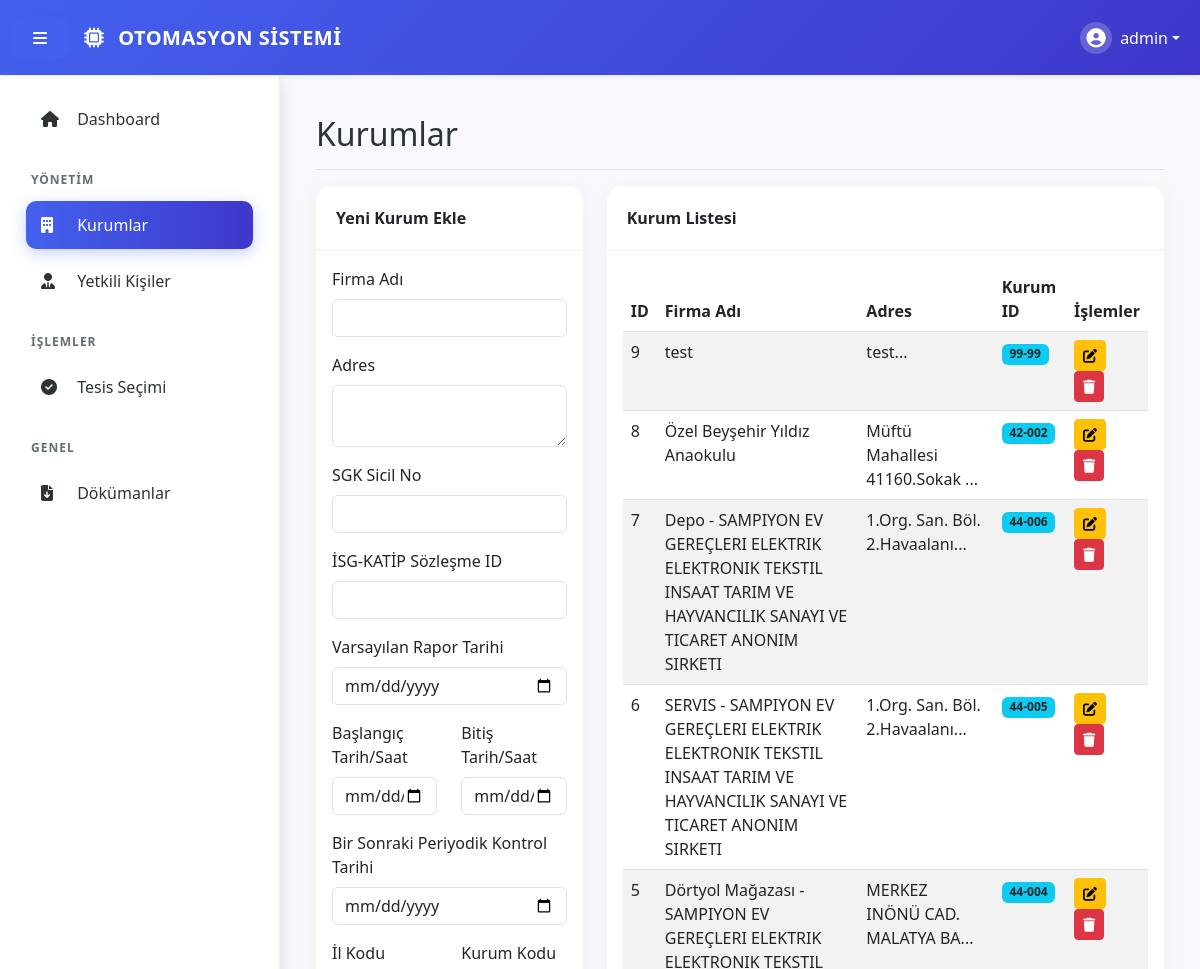
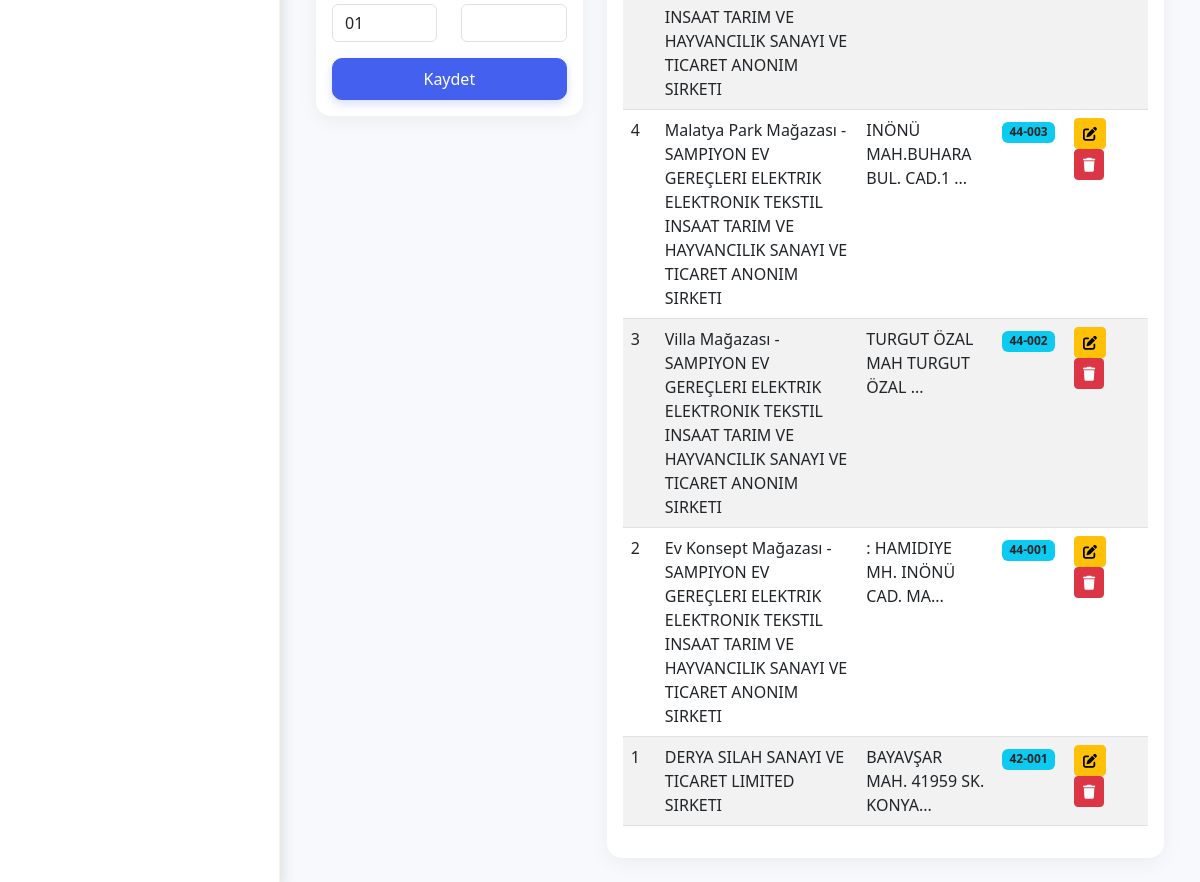
/pages/kurumlar.php (signed in), run on the app's committed database (2 pictures, top to bottom).
### tables this page shows
CREATE TABLE `institutions` (
  `id` int(11) NOT NULL,
  `user_id` int(11) NOT NULL,
  `firma_adi` varchar(255) NOT NULL,
  `adresi` text DEFAULT NULL,
  `sgk_sicil_no` varchar(50) DEFAULT NULL,
  `il_kodu` varchar(2) NOT NULL DEFAULT '01',
  `kurum_kodu` varchar(3) NOT NULL,
  `created_at` timestamp NOT NULL DEFAULT current_timestamp(),
  `isg_katip_id` varchar(255) DEFAULT NULL,
  `report_date` date DEFAULT NULL,
  `start_date` datetime DEFAULT NULL,
  `end_date` datetime DEFAULT NULL,
  `next_control_date` date DEFAULT NULL
);

### pages/kurumlar.php (the view, shortened to what this page needs)
<?php
require_once '../includes/db.php';
$editMode = false;
$institution = [
    'firma_adi' => '',
    'adresi' => '',
    'sgk_sicil_no' => '',
    'il_kodu' => '01',
    'kurum_kodu' => '',
    'isg_katip_id' => '',
    'report_date' => '',
    'start_date' => '',
    'end_date' => '',
    'next_control_date' => ''
];
include '../includes/header.php';
?>
<div class="d-flex justify-content-between flex-wrap flex-md-nowrap align-items-center pt-3 pb-2 mb-3 border-bottom">
    <h1 class="h2">Kurumlar</h1>
</div>
<div class="row">
    <div class="col-md-4">
        <div class="card">
            <div class="card-header">
                <?php echo $editMode ? 'Kurum Düzenle' : 'Yeni Kurum Ekle'; ?>
            </div>
            <div class="card-body">
                <form method="POST" action="">
                    <div class="mb-3">
                        <label class="form-label">Firma Adı</label>
                        <input type="text" class="form-control" name="firma_adi"
                            value="<?php echo $institution['firma_adi']; ?>" required>
                    </div>
                    <div class="mb-3">
                        <label class="form-label">Adres</label>
                        <textarea class="form-control" name="adresi"
                            required><?php echo $institution['adresi']; ?></textarea>
                    </div>
                    <div class="mb-3">
                        <label class="form-label">SGK Sicil No</label>
                        <input type="text" class="form-control" name="sgk_sicil_no"
                            value="<?php echo $institution['sgk_sicil_no']; ?>">
                    </div>
                    <div class="mb-3">
                        <label class="form-label">İSG-KATİP Sözleşme ID</label>
                        <input type="text" class="form-control" name="isg_katip_id"
                            value="<?php echo $institution['isg_katip_id']; ?>">
                    </div>
                    <div class="mb-3">
                        <label class="form-label">Varsayılan Rapor Tarihi</label>
                        <input type="date" class="form-control" name="report_date"
                            value="<?php echo $institution['report_date']; ?>">
                    </div>
                    <div class="row">
                        <div class="col-md-6 mb-3">
                            <label class="form-label">Başlangıç Tarih/Saat</label>
                            <input type="datetime-local" class="form-control" name="start_date"
                                value="<?php echo $institution['start_date'] ? date('Y-m-d\TH:i', strtotime($institution['start_date'])) : ''; ?>">
                        </div>
                        <div class="col-md-6 mb-3">
                            <label class="form-label">Bitiş Tarih/Saat</label>
                            <input type="datetime-local" class="form-control" name="end_date"
                                value="<?php echo $institution['end_date'] ? date('Y-m-d\TH:i', strtotime($institution['end_date'])) : ''; ?>">
                        </div>
                    </div>
                    <div class="mb-3">
                        <label class="form-label">Bir Sonraki Periyodik Kontrol Tarihi</label>
                        <input type="date" class="form-control" name="next_control_date"
                            value="<?php echo $institution['next_control_date']; ?>">
                    </div>
                    <div class="row">
                        <div class="col-md-6 mb-3">
                            <label class="form-label">İl Kodu</label>
                            <input type="text" class="form-control" name="il_kodu"
                                value="<?php echo $institution['il_kodu']; ?>" maxlength="2" required>
                        </div>
                        <div class="col-md-6 mb-3">
                            <label class="form-label">Kurum Kodu</label>
                            <input type="text" class="form-control" name="kurum_kodu"
                                value="<?php echo $institution['kurum_kodu']; ?>" maxlength="3" required>
                        </div>
                    </div>
                    <button type="submit" class="btn btn-primary w-100">
                        <?php echo $editMode ? 'Güncelle' : 'Kaydet'; ?>
                    </button>
                </form>
            </div>
        </div>
    </div>
    <div class="col-md-8">
        <div class="card">
            <div class="card-header">Kurum Listesi</div>
            <div class="card-body">
                <div class="table-responsive">
                    <table class="table table-striped table-hover">
                        <thead>
                            <tr>
                                <th>ID</th>
                                <th>Firma Adı</th>
                                <th>Adres</th>
                                <th>Kurum ID</th>
                                <th>İşlemler</th>
                            </tr>
                        </thead>
                        <tbody>
                            <?php
                            $stmt = $pdo->prepare("SELECT * FROM institutions WHERE user_id = ? ORDER BY id DESC");
                            $stmt->execute([$_SESSION['user_id']]);
                            while ($row = $stmt->fetch()):
                                ?>
                                <tr>
                                    <td>
                                        <?php echo $row['id']; ?>
                                    </td>
                                    <td>
                                        <?php echo htmlspecialchars($row['firma_adi']); ?>
                                    </td>
                                    <td title="<?php echo htmlspecialchars($row['adresi']); ?>">
                                        <?php echo htmlspecialchars(substr($row['adresi'], 0, 30)) . '...'; ?>
                                    </td>
                                    <td><span class="badge bg-info text-dark">
                                            <?php echo $row['il_kodu'] . '-' . $row['kurum_kodu']; ?>
                                        </span></td>
                                    <td>
                                        <a href="?edit=<?php echo $row['id']; ?>" class="btn btn-sm btn-warning"><i
                                                class="fas fa-edit"></i></a>
                                        <a href="?delete=<?php echo $row['id']; ?>" class="btn btn-sm btn-danger"
                                            onclick="return confirm('Silmek istediğinize emin misiniz?')"><i
                                                class="fas fa-trash"></i></a>
                                    </td>
                                </tr>
                            <?php endwhile; ?>
                        </tbody>
                    </table>
                </div>
            </div>
        </div>
    </div>
</div>
<?php include '../includes/footer.php'; ?>

### assets/css/style.css (style rules this page uses)
:root { --primary-color: #4361ee; --secondary-color: #3f37c9; --bg-light: #f8f9fc; --sidebar-bg: #ffffff; --text-main: #2d3436; --text-muted: #636e72; --nav-height: 75px; --sidebar-width: 280px; }
body { font-family: 'Segoe UI', Roboto, Helvetica, Arial, sans-serif; background-color: var(--bg-light); color: var(--text-main); overflow-x: hidden; }
body.logged-in { padding-top: var(--nav-height); }
.card { border: none; border-radius: 15px; box-shadow: 0 5px 20px rgba(0, 0, 0, 0.05); transition: transform 0.3s; }
.card-header { background-color: transparent; border-bottom: 1px solid rgba(0, 0, 0, 0.05); padding: 1.25rem; font-weight: 600; }
.btn-primary { background-color: var(--primary-color); border-color: var(--primary-color); border-radius: 10px; padding: 8px 20px; font-weight: 500; box-shadow: 0 4px 10px rgba(67, 97, 238, 0.2); }

### data on the page
institutions: id "9", firma_adi "test", adresi "test", il_kodu "99", kurum_kodu "99"
institutions: id "8", firma_adi "Özel Beyşehir Yıldız Anaokulu", adresi "Müftü Mahallesi 41160.Sokak", il_kodu "42", kurum_kodu "002"
institutions: id "7", firma_adi "Depo - SAMPIYON EV GEREÇLERI ELEKTRIK ELEKTRONIK TEKSTIL INSAAT TARIM VE HAYVANCILIK SANAYI VE TICARET ANONIM SIRKETI", adresi "1.Org. San. Böl. 2.Havaalanı", il_kodu "44", kurum_kodu "006"
institutions: id "6", firma_adi "SERVIS - SAMPIYON EV GEREÇLERI ELEKTRIK ELEKTRONIK TEKSTIL INSAAT TARIM VE HAYVANCILIK SANAYI VE TICARET ANONIM SIRKETI", adresi "1.Org. San. Böl. 2.Havaalanı", il_kodu "44", kurum_kodu "005"
institutions: id "5", firma_adi "Dörtyol Mağazası - SAMPIYON EV GEREÇLERI ELEKTRIK ELEKTRONIK TEKSTIL INSAAT TARIM VE HAYVANCILIK SANAYI VE TICARET ANONIM SIRKETI", adresi "MERKEZ INÖNÜ CAD. MALATYA BA", il_kodu "44", kurum_kodu "004"
institutions: id "4", firma_adi "Malatya Park Mağazası - SAMPIYON EV GEREÇLERI ELEKTRIK ELEKTRONIK TEKSTIL INSAAT TARIM VE HAYVANCILIK SANAYI VE TICARET ANONIM SIRKETI", adresi "INÖNÜ MAH.BUHARA BUL. CAD.1", il_kodu "44", kurum_kodu "003"
institutions: id "3", firma_adi "Villa Mağazası - SAMPIYON EV GEREÇLERI ELEKTRIK ELEKTRONIK TEKSTIL INSAAT TARIM VE HAYVANCILIK SANAYI VE TICARET ANONIM SIRKETI", adresi "TURGUT ÖZAL MAH TURGUT ÖZAL", il_kodu "44", kurum_kodu "002"
institutions: id "2", firma_adi "Ev Konsept Mağazası - SAMPIYON EV GEREÇLERI ELEKTRIK ELEKTRONIK TEKSTIL INSAAT TARIM VE HAYVANCILIK SANAYI VE TICARET ANONIM SIRKETI", adresi ": HAMIDIYE MH. INÖNÜ CAD. MA", il_kodu "44", kurum_kodu "001"
institutions: id "1", firma_adi "DERYA SILAH SANAYI VE TICARET LIMITED SIRKETI", adresi "BAYAVŞAR MAH. 41959 SK. KONYA", il_kodu "42", kurum_kodu "001"

### other printed values
$_SESSION['username'] "admin"
